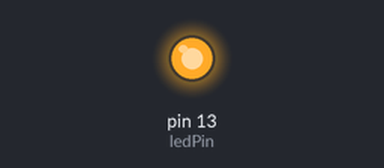
A sketch run on a simulated Arduino Uno, built with avr-gcc and run on an emulated ATmega328P. Shown: output pins drawn as LEDs (lit = HIGH). What the sketch prints to the serial monitor is not drawn.

Above: at 0.4 s.
Timing chart, 0 to 40.0 s (numbered marks = the images above):
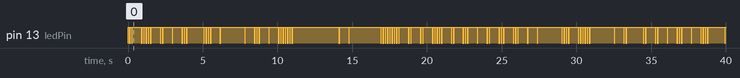

The sketch:

morsefrasedou.ino
```cpp
int ledPin = 13;
//tiempos
int tiempoPunto = 100;
int separador = 50;
int tiempoRaya = 500;
int finCaracter = 100;
int espacio = 500;

void setup()
{
    pinMode(ledPin,OUTPUT);
    //9600 tasa de baudios
    Serial.begin(9600);
}

void loop()
{
// se acavoid

  e(); l();
  v(); e(); r(); d(); a(); d(); e(); r(); o();
  r(); e(); a(); l(); i(); s(); m(); o();
  c(); o(); n(); s(); i(); s(); t(); e();
  e(); n();
  r(); e(); v(); e(); l(); a(); r();
  l(); a(); s();
  c(); o(); s(); a(); s();
  s(); o(); r(); p(); r(); e(); n(); d(); e(); n(); t(); e(); s();
  q(); u(); e();
  l(); a();
  c(); o(); s(); t(); u(); m(); b(); r(); e();
  m(); a(); n(); t(); i(); e(); n(); e();
  o(); c(); u(); l(); t(); a(); s();
  y();
  n(); o(); s();
  i(); m(); p(); i(); d(); e();
  v(); e(); r();


    delay(finCaracter);
    Serial.println(" cierre");
}


void punto(){
    digitalWrite(ledPin,HIGH);
    Serial.println("punto");
    delay(tiempoPunto);
    digitalWrite(ledPin,LOW);
    delay(separador);
}

void raya(){
    digitalWrite(ledPin,HIGH);
    Serial.println("raya");
    delay(tiempoRaya);
    digitalWrite(ledPin,LOW);
}

void a(){
 punto(); raya();
}
void e(){
 punto();
}
void i(){
 punto(); punto();
}
void o(){
 raya(); raya(); raya();
}
void u(){
 punto(); punto(); raya();
}
void l(){
 punto(); raya(); punto(); punto();
}
void v(){
 punto(); punto(); punto(); raya();
}
void r(){
 punto(); raya(); punto();
}
void d(){
 raya(); punto(); punto();
}
void s(){
 punto(); punto(); punto();
}
void n(){
 raya(); punto();
}
void y(){
 raya(); punto(); raya(); raya();
}
void q(){
 raya(); raya(); punto(); raya();
}
void m(){
 raya(); raya();
}
void c(){
 raya(); punto(); raya(); punto();
}
void p(){
 punto(); raya(); raya(); punto();
}
void t(){
 raya();
}
void b(){
 raya(); punto(); punto(); punto();

}
//El verdadero realismo consiste en revelar las cosas sorprendentes que la costumbre mantiene ocultas y nos impide ver
// . .-.. / ...- . .-. -.. .- -.. . .-. --- / .-. . .- .-.. .. ... -- --- / -.-. --- -. ... .. ... - . /
// . -. / .-. . ...- . .-.. .- .-. / .-.. .- ... / -.-. --- ... .- ... / ... --- .-. .--. .-. . -. -.. . -. - . ...
// --.- ..- . / .-.. .- / -.-. --- ... - ..- -- -... .-. . / -- .- -. - .. . -. . / --- -.-. ..- .-.. - .- ...
// -.-- / -. --- ... / .. -- .--. .. -.. . / ...- . .-.
```
